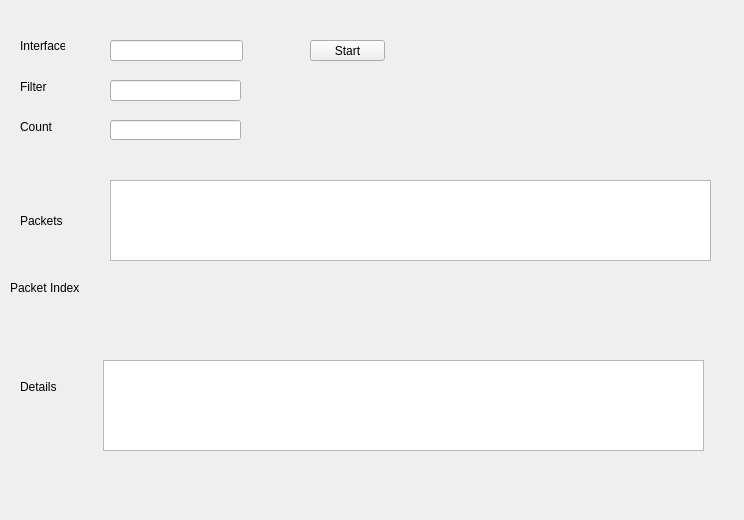
<?xml version="1.0" encoding="UTF-8"?>
<ui version="4.0">
 <class>Form</class>
 <widget class="QWidget" name="Form">
  <property name="geometry">
   <rect>
    <x>0</x>
    <y>0</y>
    <width>744</width>
    <height>520</height>
   </rect>
  </property>
  <property name="windowTitle">
   <string>Networks</string>
  </property>
  <widget class="QLabel" name="Label">
   <property name="geometry">
    <rect>
     <x>20</x>
     <y>30</y>
     <width>45</width>
     <height>31</height>
    </rect>
   </property>
   <property name="text">
    <string>Interface</string>
   </property>
  </widget>
  <widget class="QTextEdit" name="Packets">
   <property name="geometry">
    <rect>
     <x>110</x>
     <y>180</y>
     <width>601</width>
     <height>81</height>
    </rect>
   </property>
  </widget>
  <widget class="QLabel" name="label">
   <property name="geometry">
    <rect>
     <x>20</x>
     <y>210</y>
     <width>51</width>
     <height>21</height>
    </rect>
   </property>
   <property name="text">
    <string>Packets</string>
   </property>
  </widget>
  <widget class="QLineEdit" name="Interface_edit">
   <property name="geometry">
    <rect>
     <x>110</x>
     <y>40</y>
     <width>133</width>
     <height>21</height>
    </rect>
   </property>
  </widget>
  <widget class="QPushButton" name="Ok_btn">
   <property name="geometry">
    <rect>
     <x>310</x>
     <y>40</y>
     <width>75</width>
     <height>21</height>
    </rect>
   </property>
   <property name="text">
    <string>Start</string>
   </property>
  </widget>
  <widget class="QLabel" name="filter_label">
   <property name="geometry">
    <rect>
     <x>20</x>
     <y>80</y>
     <width>46</width>
     <height>13</height>
    </rect>
   </property>
   <property name="text">
    <string>Filter</string>
   </property>
  </widget>
  <widget class="QLineEdit" name="filter_edit">
   <property name="geometry">
    <rect>
     <x>110</x>
     <y>80</y>
     <width>131</width>
     <height>21</height>
    </rect>
   </property>
  </widget>
  <widget class="QLabel" name="count_label">
   <property name="geometry">
    <rect>
     <x>20</x>
     <y>120</y>
     <width>46</width>
     <height>13</height>
    </rect>
   </property>
   <property name="text">
    <string>Count</string>
   </property>
  </widget>
  <widget class="QLineEdit" name="count_edit">
   <property name="geometry">
    <rect>
     <x>110</x>
     <y>120</y>
     <width>131</width>
     <height>20</height>
    </rect>
   </property>
  </widget>
  <widget class="QLabel" name="details__label">
   <property name="geometry">
    <rect>
     <x>20</x>
     <y>380</y>
     <width>46</width>
     <height>13</height>
    </rect>
   </property>
   <property name="text">
    <string>Details</string>
   </property>
  </widget>
  <widget class="QTextEdit" name="details_edit">
   <property name="geometry">
    <rect>
     <x>103</x>
     <y>360</y>
     <width>601</width>
     <height>91</height>
    </rect>
   </property>
  </widget>
  <widget class="QLabel" name="label_2">
   <property name="geometry">
    <rect>
     <x>10</x>
     <y>280</y>
     <width>71</width>
     <height>16</height>
    </rect>
   </property>
   <property name="text">
    <string>Packet Index</string>
   </property>
  </widget>
 </widget>
 <resources/>
 <connections/>
</ui>
